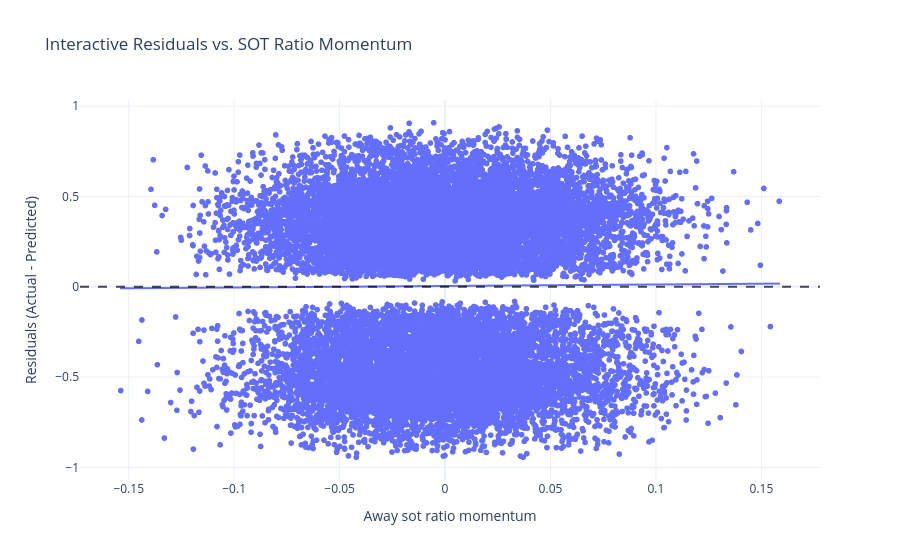

The notebook cell saved with this chart:
### Code cell
import polars as pl

manov_df = residuals.join(
    ml_features,
    on=['match_id', 'Datetime'],
    how='left'
)

# 1. Convert to pandas for Plotly compatibility (zero-copy in Polars)
plot_df = manov_df.to_pandas()

feature = "away_sot_ratio_momentum"
# 2. Create the scatter plot with trendlines
fig = px.scatter(
    plot_df, 
    x=feature, 
    y="home_residual", 
    trendline="ols",  # Adds the linear regression lines
    title="Interactive Residuals vs. SOT Ratio Momentum",
    template="plotly_white",
)

# 3. Add a horizontal line at Zero (The 'Perfect Prediction' line)
fig.add_hline(y=0, line_dash="dash", line_color="black", opacity=0.7)

# 4. Improve layout
fig.update_layout(
    xaxis_title=feature.replace("_", " ").capitalize(),
    yaxis_title="Residuals (Actual - Predicted)",
    legend_title="Match Result"
)

fig.show()

### Figure 1 — Plotly figure (JSON) as saved in the notebook; plotly's stock layout.template omitted (floating-point values rounded to 4 significant figures; data arrays with more than 128 entries replaced by an {"elided": "..."} marker saying what was removed)
{"data": [{"hovertemplate": "away_sot_ratio_momentum=%{x}<br>home_residual=%{y}<extra></extra>", "legendgroup": "", "marker": {"color": "#636efa", "symbol": "circle"}, "mode": "markers", "name": "", "showlegend": false, "type": "scattergl", "x": {"elided": "20270 float values"}, "xaxis": "x", "y": {"elided": "20270 float values"}, "yaxis": "y"}, {"hovertemplate": "<b>OLS trendline</b><br>home_residual = 0.08334 * away_sot_ratio_momentum + 0.0044789<br>R<sup>2</sup>=0.000059<br><br>away_sot_ratio_momentum=%{x}<br>home_residual=%{y} <b>(trend)</b><extra></extra>", "legendgroup": "", "marker": {"color": "#636efa", "symbol": "circle"}, "mode": "lines", "name": "", "showlegend": false, "type": "scattergl", "x": {"elided": "20270 float values"}, "xaxis": "x", "y": {"elided": "20270 float values"}, "yaxis": "y"}], "layout": {"legend": {"title": {"text": "Match Result"}, "tracegroupgap": 0}, "shapes": [{"line": {"color": "black", "dash": "dash"}, "opacity": 0.7, "type": "line", "x0": 0, "x1": 1, "xref": "x domain", "y0": 0, "y1": 0, "yref": "y"}], "title": {"text": "Interactive Residuals vs. SOT Ratio Momentum"}, "xaxis": {"anchor": "y", "domain": [0, 1], "title": {"text": "Away sot ratio momentum"}}, "yaxis": {"anchor": "x", "domain": [0, 1], "title": {"text": "Residuals (Actual - Predicted)"}}}}
